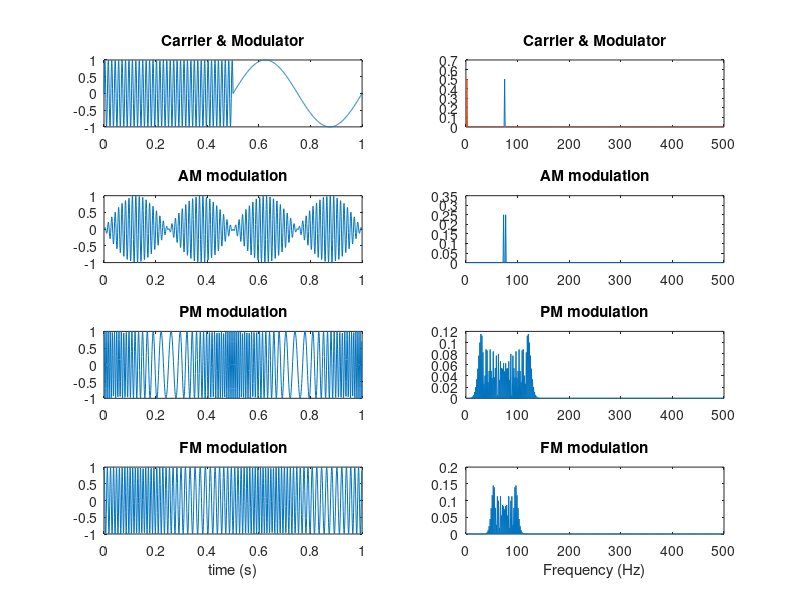

This figure's MATLAB source:
% This file is a Matlab script that generates a carrier, modulator, AM, PM, FM
% signals and plots them in time and frequency domains. It is
% a good basic introduction exercise  for signal processing. 
%
% This program is free software; you can redistribute it and/or modify
% it under the terms of the GNU General Public License as published by
% the Free Software Foundation; either version 2, or (at your option)
% any later version.
%
% This program is distributed in the hope that it will be useful,
% but WITHOUT ANY WARRANTY; without even the implied warranty of
% MERCHANTABILITY or FITNESS FOR A PARTICULAR PURPOSE.  See the
% GNU General Public License for more details.

 %Time specifications:
Fs = 1000;                             % Sampling Frequency (samples per second)
Ts = 1/Fs;                            % Sampling Period (seconds per sample)

L=1000;                                % Time vector lenght (total samples)
t = [0:L-1]*Ts;                       % Time vector

%Signals                   
Fcarrier = 75; Ac = 1; carrier = Ac * sin(2*pi*Fcarrier*t);
Fmodulator = 2; Am = 1; modulator = Am * sin(2*pi*Fmodulator*t);

%Amplitude modulation
AM = carrier .* modulator;
                      
%Phase modulation
P_deviation =25;
PM = Ac * cos(2*pi*Fcarrier*t + P_deviation*modulator);                         % Realistic model
%PM = pmmod(modulator, Fcarrier, Fs, P_deviation);                               %Matlab function

%Frequency modulation
Kf = 25;                                                                         % Modulator sensitivity
F_delta = Kf * Am;                                                               % Peak deviation
FM= Ac * cos(2*pi*(Fcarrier*t+F_delta*cumtrapz(t,modulator)));                  % Realistic model
%FM = Ac * cos(2*pi*Fcarrier*t + F_delta/Fmodulator * sin(2*pi*Fmodulator*t));   % Sinusoidal continuous wave aproximation
%FM = fmmod(modulator,Fcarrier, Fs, F_delta);                                    % Matlab function

%Time domain plots
subplot(4,2,1); plot(t,horzcat(carrier(1:L/2),modulator(1:L/2))); title('Carrier & Modulator');
subplot(4,2,3); plot(t, AM); title('AM modulation');
subplot(4,2,5); plot(t, PM); title('PM modulation');
subplot(4,2,7); plot(t, FM); title('FM modulation');xlabel('time (s)');

%Frequency domain
freq_vector=Fs/L*[0:L/2-1];

%Magnitude of Fourier transform
abs_carrier=abs(fft(carrier)/L);
abs_modulator=abs(fft(modulator)/L);
abs_AM=abs(fft(AM)/L);
abs_PM=abs(fft(PM)/L);
abs_FM=abs(fft(FM)/L);

%Positives frequencies discrimination
carrier_spectrum=abs_carrier(1:L/2);
modulator_spectrum=abs_modulator(1:L/2);
AM_spectrum=abs_AM(1:L/2); 
PM_spectrum=abs_PM(1:L/2); 
FM_spectrum=abs_FM(1:L/2);

%Freq domain plotting
subplot(4,2,2); plot(freq_vector,carrier_spectrum); title('Carrier & Modulator');
hold on
subplot(4,2,2); plot(freq_vector,modulator_spectrum);
hold off
subplot(4,2,4); plot(freq_vector,AM_spectrum); title('AM modulation');
subplot(4,2,6); plot(freq_vector,PM_spectrum); title('PM modulation');
subplot(4,2,8); plot(freq_vector,FM_spectrum); title('FM modulation');xlabel('Frequency (Hz)');
